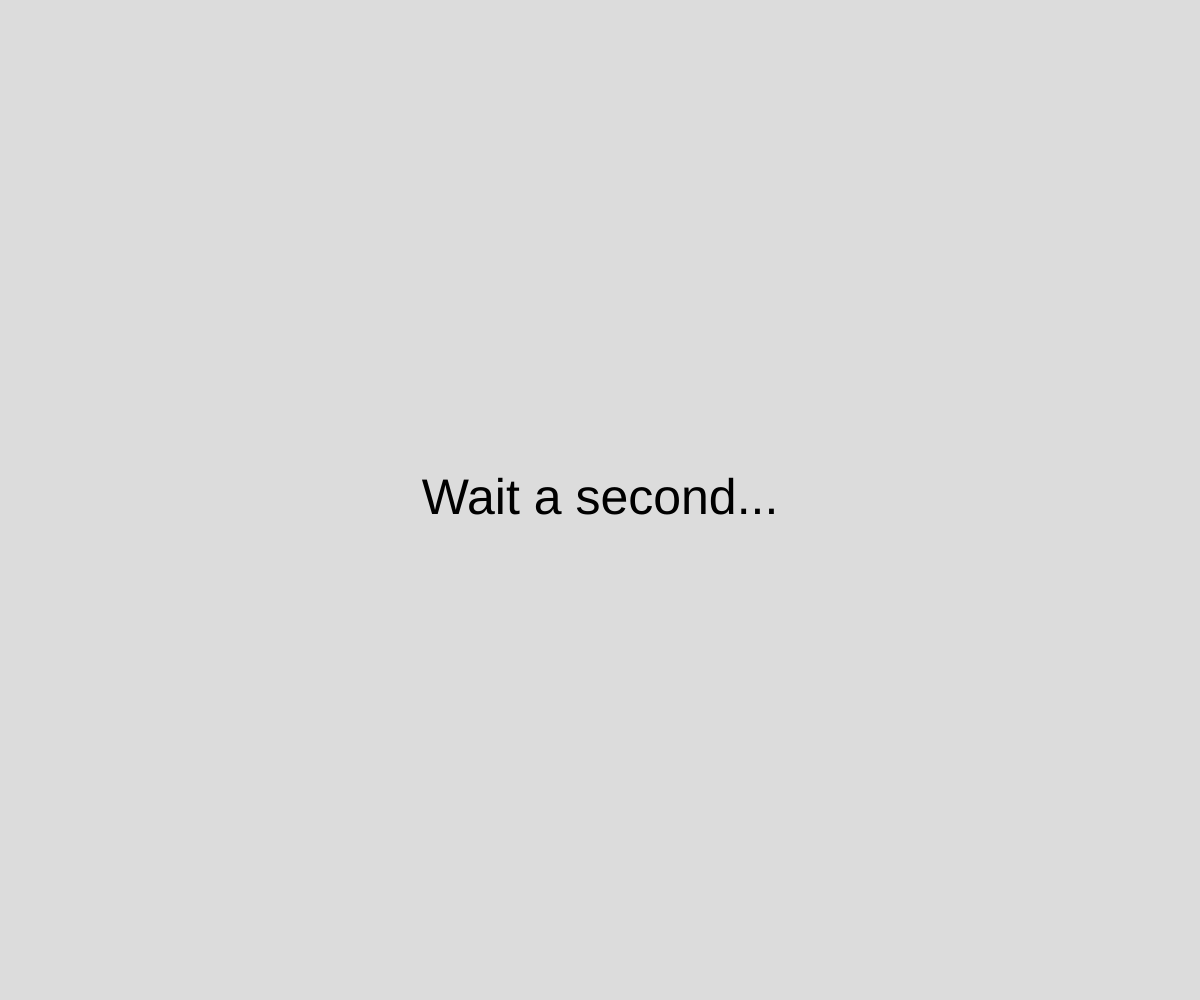
Frame 1 (no input)
Frame 60 (no input): identical to frame 1, image omitted
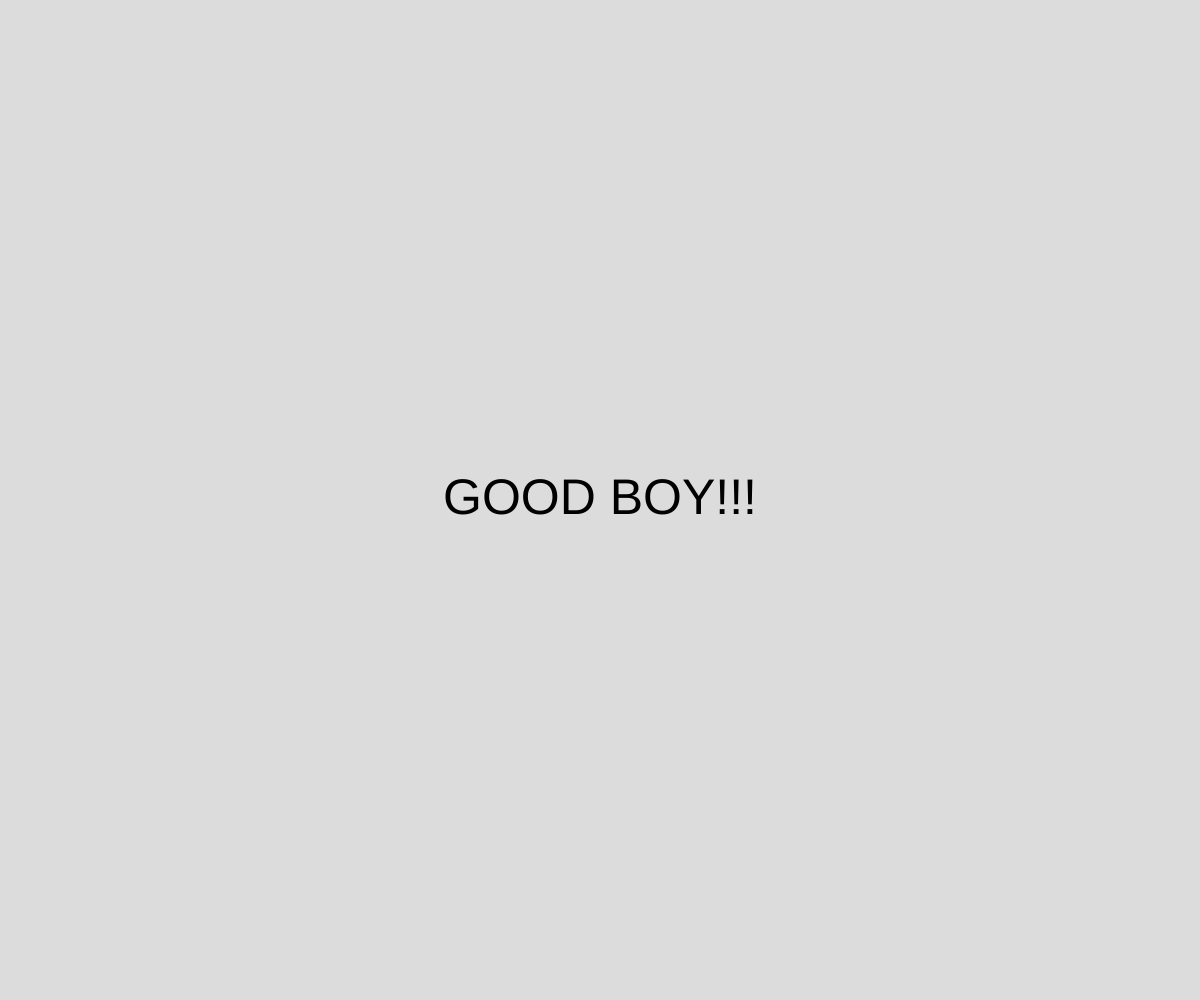
Frame 120 (the mouse pressed at the canvas centre since frame 60)

The p5.js sketch that drew these frames (run headless with seeded random() and noise() and a simulated clock; from frame 60 on, the mouse is pressed at the canvas centre):

// p5.js sketch
// ── sketch.js
// window.seTimeout example
// make something happen after some amount of time

let message = "Wait a second...";

async function setup() {
  createCanvas(windowWidth, windowHeight);

  textAlign(CENTER, CENTER);
  textSize(50);

  //run the newMessage function after 3 seconds
  window.setTimeout(newMessage, 3000);
}

function draw() {
  background(220);
  text(message, width/2, height/2);
}

function newMessage() {
  message = "GOOD BOY!!!";
}
